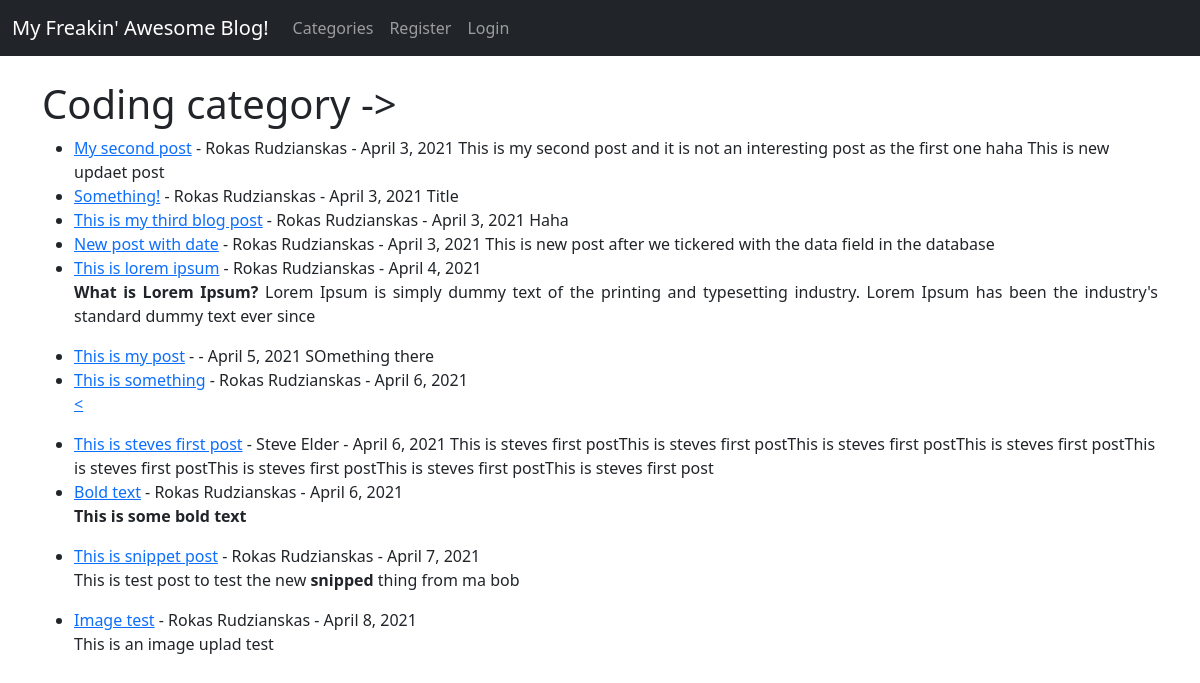
/category/coding/, run on the app's committed database.
### theblog/models.py (models this page shows, shortened)
class Post(models.Model):
    title = models.CharField(max_length=255)
    header_image = models.ImageField(null=True, blank=True, upload_to="images/")
    title_tag = models.CharField(max_length=255)
    author = models.ForeignKey(User, on_delete=models.CASCADE)
    body = RichTextField(blank=True, null=True)
    post_date = models.DateField(auto_now_add=True)
    category = models.CharField(max_length=255, default='coding')
    snippet = models.CharField(max_length=255)
    likes = models.ManyToManyField(User, related_name='blog_posts')

### theblog/views.py (the view)
# urls.py: path('category/<str:cats>/', CategoryView, name="category"),
def CategoryView(request, cats):
    category_posts = Post.objects.filter(category=cats.replace('-', ' '))
    return render(request, 'categories.html',
                  {'cats': cats.title().replace('-', ' '), 'category_posts': category_posts})

### theblog/templates/categories.html (shortened to what this page needs)
{% extends 'base.html' %}
    {% block content %}
{% if category_posts %}
    <h1>{{cats}} category -></h1>
        <ul>
            {% for post in category_posts %}
                   <li><a href="{% url 'article-detail' post.pk %}" >{{post.title}}</a>
           - {{post.author.first_name}}
              {{post.author.last_name}} - {{ post.post_date }}
                  {{ post.body|slice:":200"|safe }}
       </li>
            {% endfor %}
        </ul>
{% else %}
    <h1>There are no post about this category! And you know that ;(</h1>
{% endif %}
    {% endblock %}

### data on the page
Post: title "My second post", author.first_name "Rokas", author.last_name "Rudzianskas", post_date "April 3, 2021", body "This is my second post and it is not an interesting post as the first one haha This is new updaet post"
Post: title "Something!", author.first_name "Rokas", author.last_name "Rudzianskas", post_date "April 3, 2021", body "Title"
Post: title "This is my third blog post", author.first_name "Rokas", author.last_name "Rudzianskas", post_date "April 3, 2021", body "Haha"
Post: title "New post with date", author.first_name "Rokas", author.last_name "Rudzianskas", post_date "April 3, 2021", body "This is new post after we tickered with the data field in the database"
Post: title "This is lorem ipsum", author.first_name "Rokas", author.last_name "Rudzianskas", post_date "April 4, 2021", body "What is Lorem Ipsum? Lorem Ipsum is simply dummy text of the printing and typesetting industry. Lorem Ipsum has been the industry's standard dummy text ever since"
Post: title "This is my post", post_date "April 5, 2021", body "SOmething there"
Post: title "This is something", author.first_name "Rokas", author.last_name "Rudzianskas", post_date "April 6, 2021", body "<"
Post: title "This is steves first post", author.first_name "Steve", author.last_name "Elder", post_date "April 6, 2021", body "This is steves first postThis is steves first postThis is steves first postThis is steves first postThis is steves first postThis is steves first postThis is steves first postThis is steves first post"
Post: title "Bold text", author.first_name "Rokas", author.last_name "Rudzianskas", post_date "April 6, 2021", body "This is some bold text"
Post: title "This is snippet post", author.first_name "Rokas", author.last_name "Rudzianskas", post_date "April 7, 2021", body "This is test post to test the new snipped thing from ma bob"
Post: title "Image test", author.first_name "Rokas", author.last_name "Rudzianskas", post_date "April 8, 2021", body "This is an image uplad test"

### other printed values
{{ cats }} "Coding"
